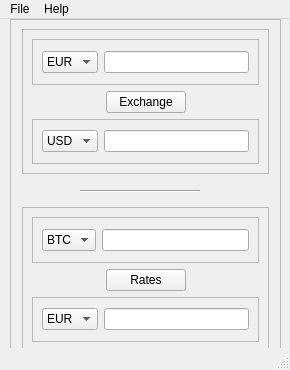
<?xml version="1.0" encoding="UTF-8"?>
<ui version="4.0">
 <class>MainWindow</class>
 <widget class="QMainWindow" name="MainWindow">
  <property name="geometry">
   <rect>
    <x>0</x>
    <y>0</y>
    <width>290</width>
    <height>370</height>
   </rect>
  </property>
  <property name="windowTitle">
   <string>qExchanger</string>
  </property>
  <property name="windowIcon">
   <iconset>
    <normaloff>:/images/snimki/icons8_estimate_96_H72_icon.ico</normaloff>:/images/snimki/icons8_estimate_96_H72_icon.ico</iconset>
  </property>
  <widget class="QWidget" name="centralwidget">
   <widget class="QFrame" name="frame">
    <property name="geometry">
     <rect>
      <x>10</x>
      <y>0</y>
      <width>271</width>
      <height>346</height>
     </rect>
    </property>
    <property name="styleSheet">
     <string notr="true"/>
    </property>
    <property name="frameShape">
     <enum>QFrame::StyledPanel</enum>
    </property>
    <property name="frameShadow">
     <enum>QFrame::Raised</enum>
    </property>
    <property name="lineWidth">
     <number>1</number>
    </property>
    <widget class="QFrame" name="frame_8">
     <property name="geometry">
      <rect>
       <x>12</x>
       <y>188</y>
       <width>247</width>
       <height>145</height>
      </rect>
     </property>
     <property name="frameShape">
      <enum>QFrame::StyledPanel</enum>
     </property>
     <property name="frameShadow">
      <enum>QFrame::Raised</enum>
     </property>
     <layout class="QGridLayout" name="gridLayout_11">
      <item row="0" column="0">
       <widget class="QFrame" name="frame_5">
        <property name="frameShape">
         <enum>QFrame::StyledPanel</enum>
        </property>
        <property name="frameShadow">
         <enum>QFrame::Raised</enum>
        </property>
        <layout class="QGridLayout" name="gridLayout_6">
         <item row="0" column="0">
          <layout class="QGridLayout" name="gridLayout_7">
           <item row="0" column="0">
            <widget class="QComboBox" name="firstC_2">
             <item>
              <property name="text">
               <string>BTC</string>
              </property>
              <property name="icon">
               <iconset resource="icons.qrc">
                <normaloff>:/misc/images/misc/btc-512.png</normaloff>:/misc/images/misc/btc-512.png</iconset>
              </property>
             </item>
            </widget>
           </item>
           <item row="0" column="1">
            <widget class="QLineEdit" name="firstCINP_2"/>
           </item>
          </layout>
         </item>
        </layout>
       </widget>
      </item>
      <item row="1" column="0">
       <layout class="QGridLayout" name="gridLayout_8">
        <item row="0" column="0">
         <spacer name="horizontalSpacer_3">
          <property name="orientation">
           <enum>Qt::Horizontal</enum>
          </property>
          <property name="sizeHint" stdset="0">
           <size>
            <width>40</width>
            <height>20</height>
           </size>
          </property>
         </spacer>
        </item>
        <item row="0" column="1">
         <widget class="QPushButton" name="btc_rates_btn">
          <property name="text">
           <string>Rates</string>
          </property>
         </widget>
        </item>
        <item row="0" column="2">
         <spacer name="horizontalSpacer_4">
          <property name="orientation">
           <enum>Qt::Horizontal</enum>
          </property>
          <property name="sizeHint" stdset="0">
           <size>
            <width>40</width>
            <height>20</height>
           </size>
          </property>
         </spacer>
        </item>
       </layout>
      </item>
      <item row="2" column="0">
       <widget class="QFrame" name="frame_7">
        <property name="frameShape">
         <enum>QFrame::StyledPanel</enum>
        </property>
        <property name="frameShadow">
         <enum>QFrame::Raised</enum>
        </property>
        <layout class="QGridLayout" name="gridLayout_9">
         <item row="0" column="0">
          <layout class="QGridLayout" name="gridLayout_10">
           <item row="0" column="0">
            <widget class="QComboBox" name="secondC_2">
             <item>
              <property name="text">
               <string>EUR</string>
              </property>
              <property name="icon">
               <iconset resource="icons.qrc">
                <normaloff>:/flags/images/flags/eu-flag-png-download-pngwebpjpg-600.png</normaloff>:/flags/images/flags/eu-flag-png-download-pngwebpjpg-600.png</iconset>
              </property>
             </item>
             <item>
              <property name="text">
               <string>USD</string>
              </property>
              <property name="icon">
               <iconset resource="icons.qrc">
                <normaloff>:/flags/images/flags/1280px-Flag_of_the_United_States.svg.png</normaloff>:/flags/images/flags/1280px-Flag_of_the_United_States.svg.png</iconset>
              </property>
             </item>
             <item>
              <property name="text">
               <string>BGN</string>
              </property>
              <property name="icon">
               <iconset resource="icons.qrc">
                <normaloff>:/flags/images/flags/flag-400.png</normaloff>:/flags/images/flags/flag-400.png</iconset>
              </property>
             </item>
             <item>
              <property name="text">
               <string>RUB</string>
              </property>
              <property name="icon">
               <iconset resource="icons.qrc">
                <normaloff>:/flags/images/flags/russia-400.png</normaloff>:/flags/images/flags/russia-400.png</iconset>
              </property>
             </item>
             <item>
              <property name="text">
               <string>INR</string>
              </property>
              <property name="icon">
               <iconset resource="icons.qrc">
                <normaloff>:/flags/images/flags/Flag_of_India.png</normaloff>:/flags/images/flags/Flag_of_India.png</iconset>
              </property>
             </item>
            </widget>
           </item>
           <item row="0" column="1">
            <widget class="QLineEdit" name="secondCOUT_2">
             <property name="readOnly">
              <bool>true</bool>
             </property>
            </widget>
           </item>
          </layout>
         </item>
        </layout>
       </widget>
      </item>
     </layout>
    </widget>
    <widget class="QFrame" name="frame_9">
     <property name="geometry">
      <rect>
       <x>12</x>
       <y>10</y>
       <width>247</width>
       <height>145</height>
      </rect>
     </property>
     <property name="frameShape">
      <enum>QFrame::StyledPanel</enum>
     </property>
     <property name="frameShadow">
      <enum>QFrame::Raised</enum>
     </property>
     <layout class="QGridLayout" name="gridLayout_12">
      <item row="0" column="0">
       <widget class="QFrame" name="frame_2">
        <property name="frameShape">
         <enum>QFrame::StyledPanel</enum>
        </property>
        <property name="frameShadow">
         <enum>QFrame::Raised</enum>
        </property>
        <layout class="QGridLayout" name="gridLayout_4">
         <item row="0" column="0">
          <layout class="QGridLayout" name="gridLayout_2">
           <item row="0" column="0">
            <widget class="QComboBox" name="firstC">
             <item>
              <property name="text">
               <string>EUR</string>
              </property>
              <property name="icon">
               <iconset resource="icons.qrc">
                <normaloff>:/flags/images/flags/eu-flag-png-download-pngwebpjpg-600.png</normaloff>:/flags/images/flags/eu-flag-png-download-pngwebpjpg-600.png</iconset>
              </property>
             </item>
             <item>
              <property name="text">
               <string>USD</string>
              </property>
              <property name="icon">
               <iconset resource="icons.qrc">
                <normaloff>:/flags/images/flags/1280px-Flag_of_the_United_States.svg.png</normaloff>:/flags/images/flags/1280px-Flag_of_the_United_States.svg.png</iconset>
              </property>
             </item>
             <item>
              <property name="text">
               <string>BGN</string>
              </property>
              <property name="icon">
               <iconset resource="icons.qrc">
                <normaloff>:/flags/images/flags/flag-400.png</normaloff>:/flags/images/flags/flag-400.png</iconset>
              </property>
             </item>
             <item>
              <property name="text">
               <string>RUB</string>
              </property>
              <property name="icon">
               <iconset resource="icons.qrc">
                <normaloff>:/flags/images/flags/russia-400.png</normaloff>:/flags/images/flags/russia-400.png</iconset>
              </property>
             </item>
             <item>
              <property name="text">
               <string>HRK</string>
              </property>
              <property name="icon">
               <iconset resource="icons.qrc">
                <normaloff>:/flags/images/flags/1280px-Flag_of_Croatia.svg.png</normaloff>:/flags/images/flags/1280px-Flag_of_Croatia.svg.png</iconset>
              </property>
             </item>
             <item>
              <property name="text">
               <string>INR</string>
              </property>
              <property name="icon">
               <iconset resource="icons.qrc">
                <normaloff>:/flags/images/flags/Flag_of_India.png</normaloff>:/flags/images/flags/Flag_of_India.png</iconset>
              </property>
             </item>
             <item>
              <property name="text">
               <string>NOK</string>
              </property>
              <property name="icon">
               <iconset resource="icons.qrc">
                <normaloff>:/flags/images/flags/norway-400.png</normaloff>:/flags/images/flags/norway-400.png</iconset>
              </property>
             </item>
             <item>
              <property name="text">
               <string>PLN</string>
              </property>
              <property name="icon">
               <iconset resource="icons.qrc">
                <normaloff>:/flags/images/flags/poland-400.png</normaloff>:/flags/images/flags/poland-400.png</iconset>
              </property>
             </item>
             <item>
              <property name="text">
               <string>TRY</string>
              </property>
              <property name="icon">
               <iconset resource="icons.qrc">
                <normaloff>:/flags/images/flags/turkey-400.png</normaloff>:/flags/images/flags/turkey-400.png</iconset>
              </property>
             </item>
            </widget>
           </item>
           <item row="0" column="1">
            <widget class="QLineEdit" name="firstCINP">
             <property name="inputMask">
              <string/>
             </property>
            </widget>
           </item>
          </layout>
         </item>
        </layout>
       </widget>
      </item>
      <item row="1" column="0">
       <layout class="QGridLayout" name="gridLayout_5">
        <item row="0" column="0">
         <spacer name="horizontalSpacer">
          <property name="orientation">
           <enum>Qt::Horizontal</enum>
          </property>
          <property name="sizeHint" stdset="0">
           <size>
            <width>40</width>
            <height>20</height>
           </size>
          </property>
         </spacer>
        </item>
        <item row="0" column="1">
         <widget class="QPushButton" name="exchange">
          <property name="text">
           <string>Exchange</string>
          </property>
         </widget>
        </item>
        <item row="0" column="2">
         <spacer name="horizontalSpacer_2">
          <property name="orientation">
           <enum>Qt::Horizontal</enum>
          </property>
          <property name="sizeHint" stdset="0">
           <size>
            <width>40</width>
            <height>20</height>
           </size>
          </property>
         </spacer>
        </item>
       </layout>
      </item>
      <item row="2" column="0">
       <widget class="QFrame" name="frame_3">
        <property name="frameShape">
         <enum>QFrame::StyledPanel</enum>
        </property>
        <property name="frameShadow">
         <enum>QFrame::Raised</enum>
        </property>
        <layout class="QGridLayout" name="gridLayout_3">
         <item row="0" column="0">
          <layout class="QGridLayout" name="gridLayout">
           <item row="0" column="0">
            <widget class="QComboBox" name="secondC">
             <property name="currentIndex">
              <number>1</number>
             </property>
             <item>
              <property name="text">
               <string>EUR</string>
              </property>
              <property name="icon">
               <iconset resource="icons.qrc">
                <normaloff>:/flags/images/flags/eu-flag-png-download-pngwebpjpg-600.png</normaloff>:/flags/images/flags/eu-flag-png-download-pngwebpjpg-600.png</iconset>
              </property>
             </item>
             <item>
              <property name="text">
               <string>USD</string>
              </property>
              <property name="icon">
               <iconset resource="icons.qrc">
                <normaloff>:/flags/images/flags/1280px-Flag_of_the_United_States.svg.png</normaloff>:/flags/images/flags/1280px-Flag_of_the_United_States.svg.png</iconset>
              </property>
             </item>
             <item>
              <property name="text">
               <string>BGN</string>
              </property>
              <property name="icon">
               <iconset resource="icons.qrc">
                <normaloff>:/flags/images/flags/flag-400.png</normaloff>:/flags/images/flags/flag-400.png</iconset>
              </property>
             </item>
             <item>
              <property name="text">
               <string>RUB</string>
              </property>
              <property name="icon">
               <iconset resource="icons.qrc">
                <normaloff>:/flags/images/flags/russia-400.png</normaloff>:/flags/images/flags/russia-400.png</iconset>
              </property>
             </item>
             <item>
              <property name="text">
               <string>HRK</string>
              </property>
              <property name="icon">
               <iconset resource="icons.qrc">
                <normaloff>:/flags/images/flags/1280px-Flag_of_Croatia.svg.png</normaloff>:/flags/images/flags/1280px-Flag_of_Croatia.svg.png</iconset>
              </property>
             </item>
             <item>
              <property name="text">
               <string>INR</string>
              </property>
              <property name="icon">
               <iconset resource="icons.qrc">
                <normaloff>:/flags/images/flags/Flag_of_India.png</normaloff>:/flags/images/flags/Flag_of_India.png</iconset>
              </property>
             </item>
             <item>
              <property name="text">
               <string>NOK</string>
              </property>
              <property name="icon">
               <iconset resource="icons.qrc">
                <normaloff>:/flags/images/flags/norway-400.png</normaloff>:/flags/images/flags/norway-400.png</iconset>
              </property>
             </item>
             <item>
              <property name="text">
               <string>PLN</string>
              </property>
              <property name="icon">
               <iconset resource="icons.qrc">
                <normaloff>:/flags/images/flags/poland-400.png</normaloff>:/flags/images/flags/poland-400.png</iconset>
              </property>
             </item>
             <item>
              <property name="text">
               <string>TRY</string>
              </property>
              <property name="icon">
               <iconset resource="icons.qrc">
                <normaloff>:/flags/images/flags/turkey-400.png</normaloff>:/flags/images/flags/turkey-400.png</iconset>
              </property>
             </item>
            </widget>
           </item>
           <item row="0" column="1">
            <widget class="QLineEdit" name="secondCOUT">
             <property name="readOnly">
              <bool>true</bool>
             </property>
            </widget>
           </item>
          </layout>
         </item>
        </layout>
       </widget>
      </item>
     </layout>
    </widget>
    <widget class="Line" name="line">
     <property name="geometry">
      <rect>
       <x>70</x>
       <y>162</y>
       <width>120</width>
       <height>20</height>
      </rect>
     </property>
     <property name="orientation">
      <enum>Qt::Horizontal</enum>
     </property>
    </widget>
   </widget>
  </widget>
  <widget class="QMenuBar" name="menubar">
   <property name="geometry">
    <rect>
     <x>0</x>
     <y>0</y>
     <width>290</width>
     <height>21</height>
    </rect>
   </property>
   <widget class="QMenu" name="menuFile">
    <property name="title">
     <string>File</string>
    </property>
    <widget class="QMenu" name="menuSeparator">
     <property name="title">
      <string>Separator</string>
     </property>
     <addaction name="actiontext"/>
     <addaction name="separator"/>
     <addaction name="actionDot"/>
     <addaction name="actionComma"/>
    </widget>
    <addaction name="btc"/>
    <addaction name="separator"/>
    <addaction name="menuSeparator"/>
    <addaction name="separator"/>
    <addaction name="exit"/>
   </widget>
   <widget class="QMenu" name="menuHelp">
    <property name="title">
     <string>Help</string>
    </property>
    <addaction name="actionAbout"/>
    <addaction name="separator"/>
    <addaction name="actionRates"/>
   </widget>
   <addaction name="menuFile"/>
   <addaction name="menuHelp"/>
  </widget>
  <widget class="QStatusBar" name="statusbar"/>
  <action name="themes">
   <property name="checkable">
    <bool>true</bool>
   </property>
   <property name="text">
    <string>Dark Mode</string>
   </property>
  </action>
  <action name="btc">
   <property name="checkable">
    <bool>true</bool>
   </property>
   <property name="checked">
    <bool>false</bool>
   </property>
   <property name="text">
    <string>BTC</string>
   </property>
  </action>
  <action name="exit">
   <property name="text">
    <string>Exit</string>
   </property>
   <property name="shortcut">
    <string>Ctrl+Q</string>
   </property>
  </action>
  <action name="actionAbout">
   <property name="text">
    <string>About</string>
   </property>
   <property name="shortcut">
    <string>F1</string>
   </property>
  </action>
  <action name="actionAbout_Qt">
   <property name="text">
    <string>About Qt</string>
   </property>
  </action>
  <action name="actiontext">
   <property name="text">
    <string>Choose a default separator</string>
   </property>
  </action>
  <action name="actionDot">
   <property name="checkable">
    <bool>false</bool>
   </property>
   <property name="checked">
    <bool>false</bool>
   </property>
   <property name="text">
    <string>Dot</string>
   </property>
  </action>
  <action name="actionComma">
   <property name="checkable">
    <bool>false</bool>
   </property>
   <property name="checked">
    <bool>false</bool>
   </property>
   <property name="text">
    <string>Comma</string>
   </property>
  </action>
  <action name="actionRates">
   <property name="text">
    <string>Rates</string>
   </property>
  </action>
 </widget>
 <resources>
  <include location="icons.qrc"/>
 </resources>
 <connections>
  <connection>
   <sender>exit</sender>
   <signal>triggered()</signal>
   <receiver>MainWindow</receiver>
   <slot>close()</slot>
   <hints>
    <hint type="sourcelabel">
     <x>-1</x>
     <y>-1</y>
    </hint>
    <hint type="destinationlabel">
     <x>205</x>
     <y>244</y>
    </hint>
   </hints>
  </connection>
 </connections>
</ui>
